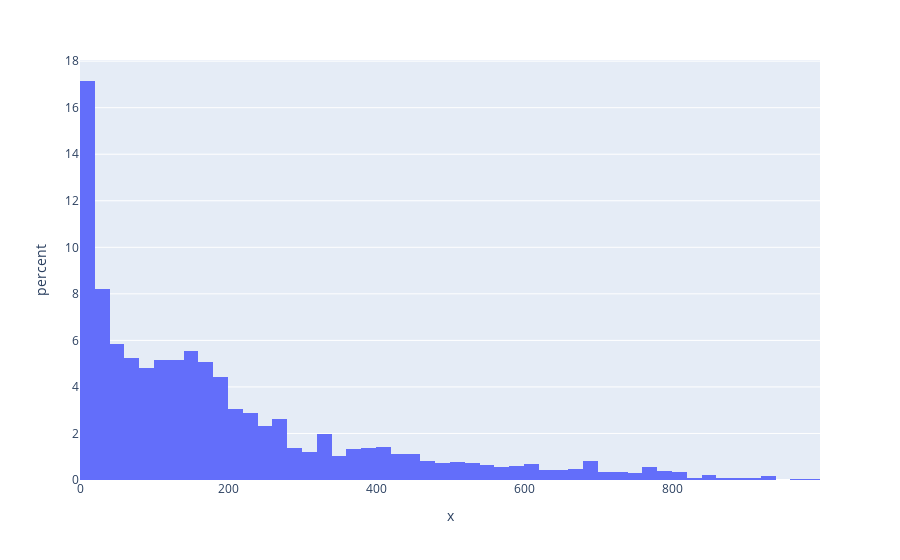

The notebook cell saved with this chart:
### Markdown cell above
How are minutes played distributed?

### Code cell
fig = px.histogram(x=playoffs_df['MIN'], histnorm='percent')
fig.show()

### Figure 1 — Plotly figure (JSON) as saved in the notebook; plotly's stock layout.template omitted (floating-point values rounded to 4 significant figures; data arrays with more than 128 entries replaced by an {"elided": "..."} marker saying what was removed)
{"data": [{"alignmentgroup": "True", "bingroup": "x", "histnorm": "percent", "hovertemplate": "x=%{x}<br>percent=%{y}<extra></extra>", "legendgroup": "", "marker": {"color": "#636efa", "pattern": {"shape": ""}}, "name": "", "offsetgroup": "", "orientation": "v", "showlegend": false, "type": "histogram", "x": {"elided": "2362 int values"}, "xaxis": "x", "yaxis": "y"}], "layout": {"barmode": "relative", "legend": {"tracegroupgap": 0}, "margin": {"t": 60}, "xaxis": {"anchor": "y", "domain": [0, 1], "title": {"text": "x"}}, "yaxis": {"anchor": "x", "domain": [0, 1], "title": {"text": "percent"}}}}
